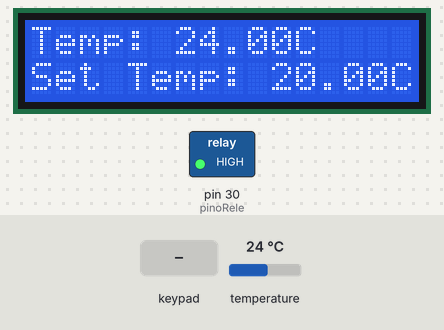
The sketch below on a simulated Arduino Mega 2560, built with avr-gcc and run on an emulated ATmega2560. On the bench: 16×2 character LCD, switched loads named in the sketch (green lamp = pin HIGH). The test bench sets the inputs (shaded band); at power-on: temperature 24 °C. What the sketch prints to the serial monitor is not drawn.

Above: at 1.3 s.
1.4 s: temperature set to 19 °C
At 3.0 s:
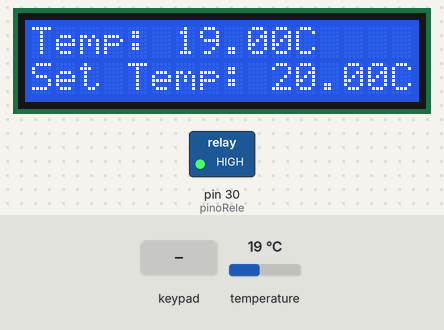
5.0 s: temperature set to 12 °C
At 6.6 s:
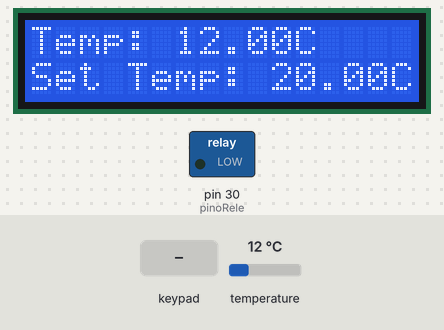
6.9 s: key '1' pressed
At 8.2 s:
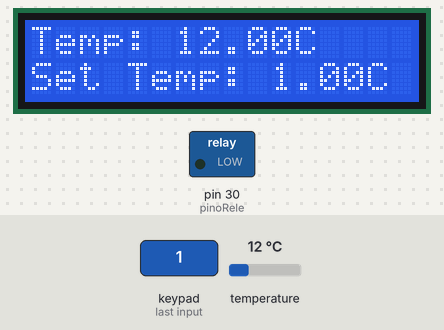
8.5 s: key '*' pressed
At 9.8 s:
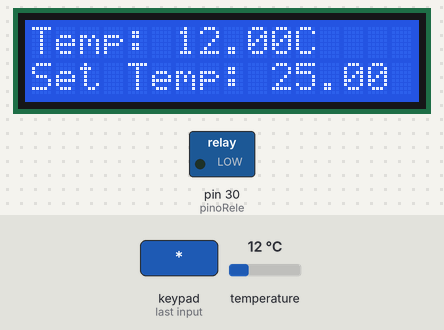
10.7 s: temperature set to 24.5 °C
At 12.0 s:
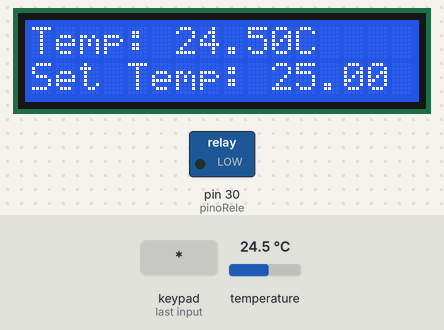
12.3 s: temperature set to 25.6 °C
At 15.9 s:
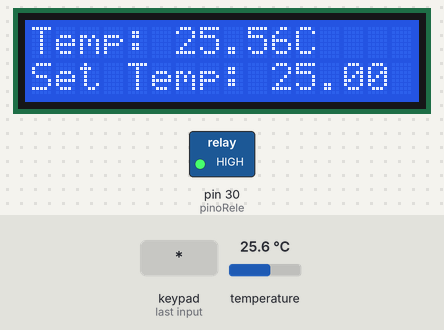
Timing chart, 0 to 16.9 s (numbered marks = the images above; inputs shaded):
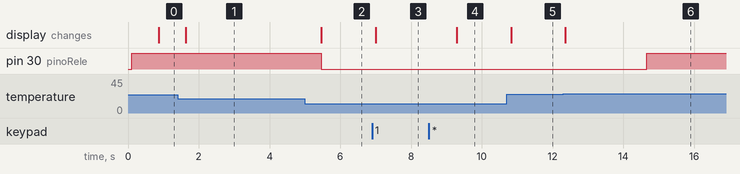

The sketch:

Lcd.ino
```cpp
#include "Display.h"
#include "ControladorDeTemperatura.h"
#include <OneWire.h>
#include <DallasTemperature.h>
#include "Temporizador.h"
#include <Keypad.h>
#include "ControladorKeypad.h"
#include "Macarrao.h"
long randNumber;
long TEMPOMAXIMOATIVOEMMS = 5000;

const byte ROWS = 4; // the four rows of the keypad
const byte COLS = 4; // the four columns of the keypad

char keys[ROWS][COLS] = {
    {'1', '2', '3', 'A'},
    {'4', '5', '6', 'B'},
    {'7', '8', '9', 'C'},
    {'*', '0', '#', 'D'}};

byte rowPins[ROWS] = {53, 52, 51, 50}; // to connect to the row pins of the keypad
byte colPins[COLS] = {49, 48, 47, 46}; // to connect to the column pins of the keypad

// Create the keypad as an object
Keypad keypad = Keypad(makeKeymap(keys), rowPins, colPins, ROWS, COLS);
OneWire pino(2);
DallasTemperature barramento(&pino);
DeviceAddress sensor;
Display display;
Temporizador temporizador(5000);
ControladorDeTemperatura controladorDeTemperatura(display);
ControladorKeypad controladorKeypad(controladorDeTemperatura, keypad, display);
Macarrao macarrao(controladorDeTemperatura, temporizador);
void setup()
{
  randomSeed(analogRead(0));
  Serial.begin(9600);
  barramento.begin();
  barramento.getAddress(sensor, 0);
  pinMode(30, OUTPUT);
  digitalWrite(30, HIGH);
}

void loop()
{
  barramento.requestTemperatures();
  float temperatura = barramento.getTempC(sensor);
  // int buttonValue = button.getState();
  Serial.println(temperatura);
  controladorDeTemperatura.run(temperatura);
  controladorKeypad.run();
  macarrao.run();
}
```

ControladorDeTemperatura.cpp
```cpp
#include "ControladorDeTemperatura.h"
#include "Arduino.h"

void ControladorDeTemperatura::controlarTemperatura(bool aumentarTemperatura)
{
    if (aumentarTemperatura)
    {
        temperaturaAjustavel++;
    }
    else
    {
        temperaturaAjustavel--;
    }
    display.atualizarNaTelaTemperatura(temperaturaAjustavel, 2, 10);
}

void ControladorDeTemperatura::setTemperaturaSetPoint()
{
    temmperaturaSetPoint = temperaturaAjustavel;
    display.atualizarNaTelaTemperatura(temmperaturaSetPoint, 1, 10);
}

void ControladorDeTemperatura::run(float temp)
{
    if (temperatura != temp)
    {
        temperatura = temp;
        display.atualizarNaTelaTemperatura(temperatura, 0, 6);
    }
}

int ControladorDeTemperatura::getTemperatura()
{
    return temperatura;
}

int ControladorDeTemperatura::getTemperaturaSetPoint()
{
    return temmperaturaSetPoint;
}
void ControladorDeTemperatura::setTemperatura(String novoSetPointt)
{
    int novoSetPoint = novoSetPointt.toInt();
    if (!(novoSetPoint == 0 && novoSetPointt != "0"))
    {
        if (novoSetPoint > 50)
        {
            temmperaturaSetPoint = 55;
        }
        else if (novoSetPoint < 30)
        {
            temmperaturaSetPoint = 25;
        }
        else
        {
            temmperaturaSetPoint = novoSetPoint;
        }
        display.atualizarNaTelaTemperatura(temmperaturaSetPoint, 1, 10);
    }
}
```

ControladorDeTemperatura.h
```cpp
#ifndef ControladorDeTemperatura_h
#define ControladorDeTemperatura_h

#include "Arduino.h"
#include "Display.h"

class ControladorDeTemperatura
{
private:
  float temperatura;
  int temmperaturaSetPoint;
  int temperaturaAjustavel;
  Display &display;

  void controlarTemperatura(bool aumentarTemperatura);

public:
  ControladorDeTemperatura(Display &disp) : display(disp)
  {
    display = disp;
    temperatura = 20;
    temmperaturaSetPoint = 20;
    temperaturaAjustavel = 40;
    display.escreverNaTelaTemperatura("Temp: ", temperatura, 0);
    display.escreverNaTelaTemperatura("Set Temp: ", temmperaturaSetPoint, 1);
  }
  void run(float temp);
  void setTemperaturaSetPoint();
  int getTemperaturaSetPoint();
  int getTemperatura();
  void setTemperatura(String novoSetPointt);
};

#endif
```

ControladorKeypad.cpp
```cpp
#include "ControladorKeypad.h"
#include "ControladorDeTemperatura.h"

void ControladorKeypad::run()
{
    char key = keypad.getKey();
    if (2 > novaTemp.length() && key)
    {
        switch (key)
        {
        case '1':
            adicionarNumero("1");
            break;
        case '2':
            adicionarNumero("2");
            break;
        case '3':
            adicionarNumero("3");
            break;
        case '4':
            adicionarNumero("4");
            break;
        case '5':
            adicionarNumero("5");
            break;
        case '6':
            adicionarNumero("6");
            break;
        case '7':
            adicionarNumero("7");
            break;
        case '8':
            adicionarNumero("8");
            break;
        case '9':
            adicionarNumero("9");
            break;
        case '0':
            adicionarNumero("0");
            break;
        case 'B':
            novaTemp.remove(novaTemp.length() - 1);
            break;
        default:
            outrasTeclas(key);
            break;
        }
    }
    else
    {
        outrasTeclas(key);
    }
}

void ControladorKeypad::outrasTeclas(char key)
{
    switch (key)
    {
    case 'A':
        ativo = true;
        break;
    case '*':
        ativo = false;
        temp.setTemperatura(novaTemp);
        novaTemp = "";
        break;
    case '#':
        ativo = false;
        novaTemp = "";
        display.escreverNaTelaTemperatura("Set Temp: ", temp.getTemperaturaSetPoint(), 1);
        break;
    default:
        break;
    }
}

void ControladorKeypad::adicionarNumero(String number)
{
    novaTemp += number;
    display.escreverNaTelaTemperatura("Set Temp: ", novaTemp.toFloat(), 1);
}
```

ControladorKeypad.h
```cpp
#ifndef ControladorKeypad_h
#define ControladorKeypad_h
#include <Keypad.h>
#include "ControladorDeTemperatura.h"

class ControladorKeypad
{
private:
    Keypad &keypad;
    ControladorDeTemperatura &temp;
    bool ativo = false;
    String novaTemp;
    void outrasTeclas(char key);
    void adicionarNumero(String number);
    Display &display;

public:
    void run();
    ControladorKeypad(ControladorDeTemperatura &controladorDeTemperatura, Keypad &key, Display &disp) : keypad(key), temp(controladorDeTemperatura), display(disp){};
};
#endif
```

Display.cpp
```cpp
#include "Display.h"
#include "Arduino.h"
Display::Display()
{
    lcd.begin(16, 2);
}

void Display::escreverNaTelaTemperatura(String menssagem, float temperatura, int linha)
{
    limparDisplayLinha(linha);
    lcd.print(menssagem);
    lcd.print(temperatura);
    lcd.print("C");
}

void Display::limparDisplayLinha(int linha)
{
    for (int n = 0; n < 16; n++)
    {
        lcd.setCursor(n, linha);
        lcd.print(" ");
    }
    lcd.setCursor(0, linha);
}

void Display::atualizarNaTelaTemperatura(float temperatura, int posicaoDoCursor, int posicao)
{
    lcd.setCursor(posicao, posicaoDoCursor);
    lcd.print(temperatura);
}
```

Display.h
```cpp
#ifndef Display_h
#define Display_h

#include <LiquidCrystal.h>
class Display
{
private:
    LiquidCrystal lcd = LiquidCrystal(13, 12, 7, 6, 5, 4);
    void limparDisplayLinha(int linha);

public:
    Display();
    void escreverNaTelaTemperatura(String menssagem, float temperatura, int linha);
    void atualizarNaTelaTemperatura(float temperatura, int posicaoDoCursor, int posicao);
};
#endif
```

Macarrao.cpp
```cpp
#include "Macarrao.h"

int Macarrao::calculaPid()
{
    float erro = temp.getTemperaturaSetPoint() - temp.getTemperatura();
    float proporcional = kp * erro;

    erroIntegral += erro;
    float integral = ki * erroIntegral;

    float erroDerivado = erro - ultimoErro;
    float derivado = kd * erroDerivado;

    float soma = proporcional + integral + derivado;
    int valorPid = constrain((int)soma, 0, 255);

    ultimoErro = erro;
    int tempoDesativado = map(valorPid, 0, 255, 0, 5000);
    return tempoDesativado;
}

void Macarrao::run()
{
    if (temporizador.tempoParaDesativarConcluido())
    {
        digitalWrite(pinoRele, HIGH);
    }
    if (temporizador.tempoPidConcluido())
    {
        int tempoDesativado = calculaPid();
        if (tempoDesativado > 1)
        {
            digitalWrite(pinoRele, LOW);
        }
        temporizador.configurar(tempoDesativado);
    }
}
```

Macarrao.h
```cpp
#ifndef Macarrao_h
#define Macarrao_h

#include "ControladorDeTemperatura.h"
#include "Temporizador.h"

class Macarrao
{
private:
    float kp = 180;
    float ki = 0;
    float kd = 0;
    float ultimoErro = 0;
    float erroIntegral = 0;
    int pinoRele = 30;
    ControladorDeTemperatura &temp;
    Temporizador temporizador = Temporizador(5000);
    int calculaPid();

public:
    Macarrao(ControladorDeTemperatura &cont, Temporizador tempo) : temp(cont)
    {
        temporizador = tempo;
    };
    void run();
};
#endif
```

Temporizador.cpp
```cpp
#include "Temporizador.h"
#include "Arduino.h"
bool Temporizador::tempoPidConcluido()
{
    unsigned long tempo = millis();
    if (tempo >= tempoPid)
    {
        ultimoTempo = tempo;
        return true;
    }
    else
    {
        return false;
    }
}

bool Temporizador::tempoParaDesativarConcluido()
{
    long tempo = millis();
    if (tempo >= tempoParaDesativar && tempoParaDesativarLigado)
    {
        tempoParaDesativarLigado = false;
        return true;
    }
    else
    {
        return false;
    }
}

void Temporizador::configurar(int tempoParaAdicionar)
{
    tempoPid = ultimoTempo + tempoParaAcionarOPidNovamente;
    tempoParaDesativar = ultimoTempo + tempoParaAdicionar;
    tempoParaDesativarLigado = true;
}

Temporizador::Temporizador(int tempo)
{
    tempoParaAcionarOPidNovamente = tempo;
}
```

Temporizador.h
```cpp
#ifndef Temporizador_h
#define Temporizador_h
#include "Arduino.h"
class Temporizador
{
private:
    unsigned long ultimoTempo = 0;
    int tempoParaAcionarOPidNovamente = 5000;
    unsigned long tempoPid = 5000;
    unsigned long tempoParaDesativar = 5000;
    bool tempoParaDesativarLigado = true;

public:
    bool tempoPidConcluido();
    bool tempoParaDesativarConcluido();
    void configurar(int tempoParaAdicionar);
    Temporizador(int tempo);
};
#endif
```

Measured:
- the behaviour switches between 24.9 and 25 °C on temperature (found by bisection; images 5 and 6)
- after the input at 1.4 s, the display: changes after 0.24 s (image 1)
- after the input at 5.0 s, the display: changes after 0.46 s (image 2)
- after the input at 6.9 s, the display: changes after 0.10 s (image 3)
- after the input at 8.5 s, the display: changes after 0.80 s (image 4)
- after the input at 10.7 s, the display: changes after 0.13 s (image 5)
- after the input at 12.3 s, pin 30 (pinoRele): goes on until 14.7 s, then stays HIGH; the display: changes after 0.06 s (image 6)
